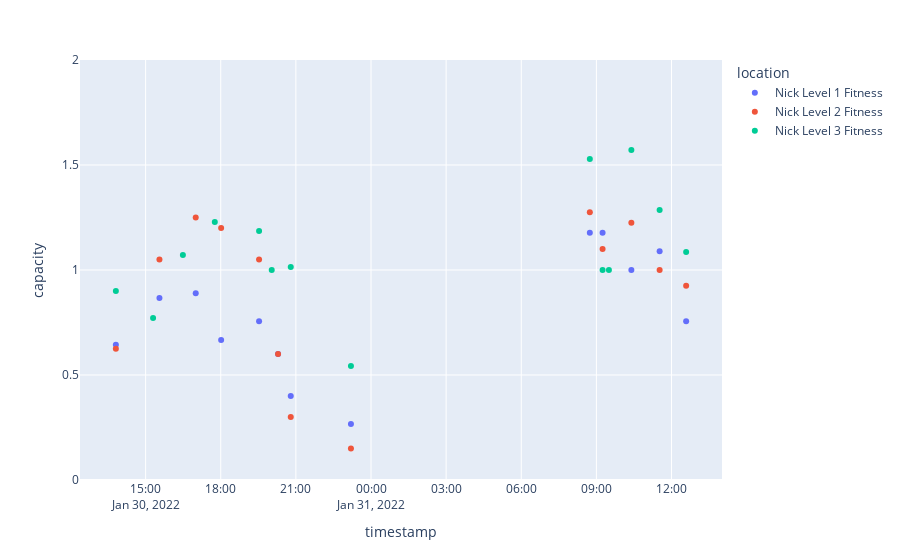

The notebook cell saved with this chart:
### Code cell
import plotly.express as px

reduced.max_count = pd.to_numeric(reduced.max_count)
reduced.current_count = pd.to_numeric(reduced.current_count)
reduced['capacity'] = reduced.current_count / reduced.max_count

fig = px.scatter(reduced[reduced.location.str.contains('Fitness')], x='timestamp', y='capacity', color='location')
fig.update_yaxes(range=(0,2))

### Figure 1 — Plotly figure (JSON) as saved in the notebook; plotly's stock layout.template omitted (floating-point values rounded to 4 significant figures)
{"data": [{"hovertemplate": "location=Nick Level 1 Fitness<br>timestamp=%{x}<br>capacity=%{y}<extra></extra>", "legendgroup": "Nick Level 1 Fitness", "marker": {"color": "#636efa", "symbol": "circle"}, "mode": "markers", "name": "Nick Level 1 Fitness", "orientation": "v", "showlegend": true, "type": "scatter", "x": ["2022-01-30 13:48:41.860946", "2022-01-30 15:33:09.645492", "2022-01-30 17:00:03.478377", "2022-01-30 18:00:58.013772", "2022-01-30 19:31:51.464544", "2022-01-30 20:17:20.644409", "2022-01-30 20:47:43.808285", "2022-01-30 23:11:55.378220", "2022-01-31 08:44:16.902889", "2022-01-31 09:14:48.424382", "2022-01-31 10:23:45.202530", "2022-01-31 11:31:29.498531", "2022-01-31 12:35:02.146118"], "xaxis": "x", "y": [0.6444, 0.8667, 0.8889, 0.6667, 0.7556, 0.6, 0.4, 0.2667, 1.178, 1.178, 1, 1.089, 0.7556], "yaxis": "y"}, {"hovertemplate": "location=Nick Level 2 Fitness<br>timestamp=%{x}<br>capacity=%{y}<extra></extra>", "legendgroup": "Nick Level 2 Fitness", "marker": {"color": "#EF553B", "symbol": "circle"}, "mode": "markers", "name": "Nick Level 2 Fitness", "orientation": "v", "showlegend": true, "type": "scatter", "x": ["2022-01-30 13:48:41.860946", "2022-01-30 15:33:09.645492", "2022-01-30 17:00:03.478377", "2022-01-30 18:00:58.013772", "2022-01-30 19:31:51.464544", "2022-01-30 20:17:20.644409", "2022-01-30 20:47:43.808285", "2022-01-30 23:11:55.378220", "2022-01-31 08:44:16.902889", "2022-01-31 09:14:48.424382", "2022-01-31 10:23:45.202530", "2022-01-31 11:31:29.498531", "2022-01-31 12:35:02.146118"], "xaxis": "x", "y": [0.625, 1.05, 1.25, 1.2, 1.05, 0.6, 0.3, 0.15, 1.275, 1.1, 1.225, 1, 0.925], "yaxis": "y"}, {"hovertemplate": "location=Nick Level 3 Fitness<br>timestamp=%{x}<br>capacity=%{y}<extra></extra>", "legendgroup": "Nick Level 3 Fitness", "marker": {"color": "#00cc96", "symbol": "circle"}, "mode": "markers", "name": "Nick Level 3 Fitness", "orientation": "v", "showlegend": true, "type": "scatter", "x": ["2022-01-30 13:48:41.860946", "2022-01-30 15:17:53.811024", "2022-01-30 16:29:20.101494", "2022-01-30 17:45:44.120317", "2022-01-30 19:31:51.464544", "2022-01-30 20:02:08.110500", "2022-01-30 20:47:43.808285", "2022-01-30 23:11:55.378220", "2022-01-31 08:44:16.902889", "2022-01-31 09:14:48.424382", "2022-01-31 09:29:58.324910", "2022-01-31 10:23:45.202530", "2022-01-31 11:31:29.498531", "2022-01-31 12:35:02.146118"], "xaxis": "x", "y": [0.9, 0.7714, 1.071, 1.229, 1.186, 1, 1.014, 0.5429, 1.529, 1, 1, 1.571, 1.286, 1.086], "yaxis": "y"}], "layout": {"legend": {"title": {"text": "location"}, "tracegroupgap": 0}, "margin": {"t": 60}, "xaxis": {"anchor": "y", "domain": [0, 1], "title": {"text": "timestamp"}}, "yaxis": {"anchor": "x", "domain": [0, 1], "range": [0, 2], "title": {"text": "capacity"}}}}
